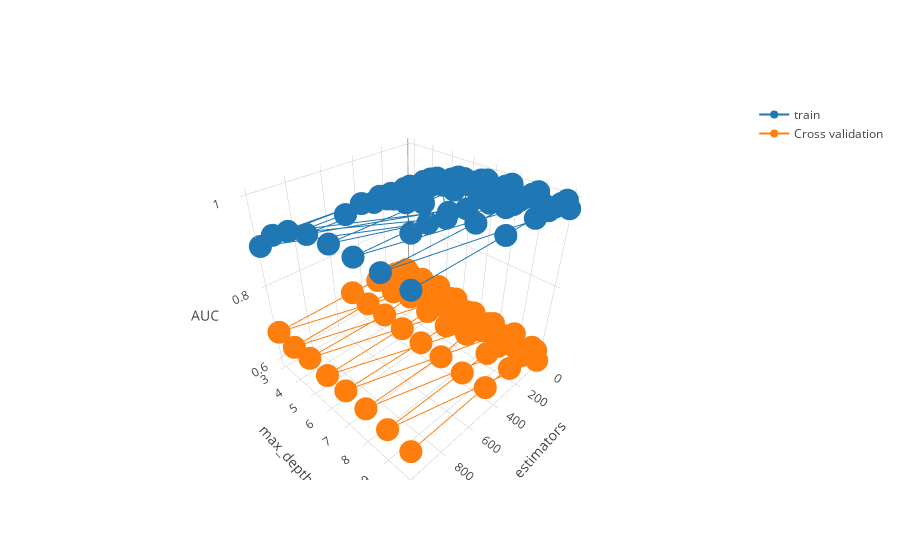

The cell this chart's notebook holds for it:
### Code cell
create_3d_map(grid_search)
